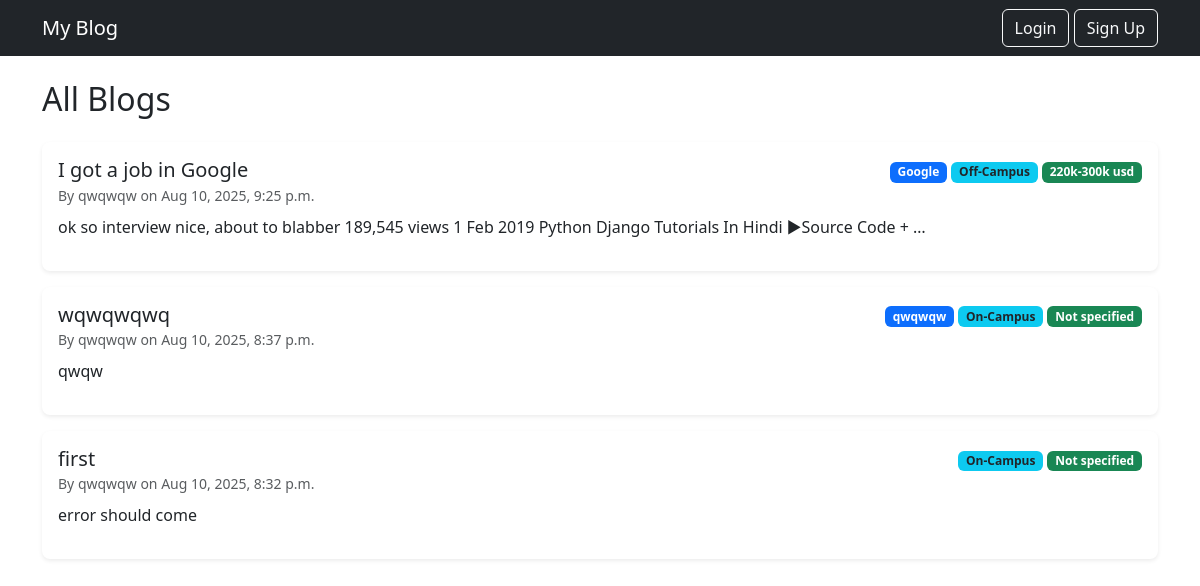
The page / on the database its author committed.
### blog/models.py (models this page shows, shortened)
class Post(models.Model):
    CAMPUS_CHOICES = [
        ('ON', 'On-Campus'),
        ('OFF', 'Off-Campus'),
    ]
    STATUS_CHOICES = [
        ('ACCEPTED', 'Accepted'),
        ('REJECTED', 'Rejected'),
        ('TBD', 'To Be Decided'),
    ]
    title = models.CharField(max_length=200)
    company = models.CharField(max_length=100)
    role = models.CharField(max_length=100)
    campus_type = models.CharField(max_length=3, choices=CAMPUS_CHOICES, default='ON')
    salary_range = models.CharField(max_length=50, blank=True, null=True)
    status = models.CharField(max_length=10, choices=STATUS_CHOICES, default='TBD')
    cg_criteria = models.CharField(max_length=20, default='None')
    content = models.TextField()
    author = models.ForeignKey(User, on_delete=models.CASCADE)
    created_at = models.DateTimeField(auto_now_add=True)

### blog/views.py (the view)
# urls.py: path('', views.home, name='home'),
def home(request):
    posts = Post.objects.all().order_by('-created_at')
    return render(request, 'blog/home.html', {'posts': posts})

### blog/templates/blog/home.html
{% extends 'blog/base.html' %}
{% block content %}
<h2 class="mb-4">All Blogs</h2>
{% for post in posts %}
<a href="{% url 'post_detail' post.pk %}" class="text-decoration-none text-dark">
<div class="card mb-3 shadow-sm border-0 rounded-3 hover-shadow" style="cursor: pointer;">
    <div class="card-body">
        <div class="d-flex justify-content-between align-items-center">
            <h5 class="mb-0">{{ post.title }}</h5>
            <div>
                <span class="badge bg-primary">{{ post.company }}</span>
                <span class="badge bg-info text-dark">
                    {% if post.campus_type == 'ON' %}On-Campus{% else %}Off-Campus{% endif %}
                </span>
                <span class="badge bg-success">{{ post.salary_range }}</span>
            </div>
        </div>
        <small class="text-muted">
            By {{ post.author }} on {{ post.created_at|date:"M d, Y, P" }}
        </small>
        <p class="mt-2">{{ post.content|truncatewords:20 }}</p>
    </div>
</div>
</a>
{% empty %}
<p>No posts yet.</p>
{% endfor %}
{% endblock %}

### blog/templates/blog/base.html (shortened to what this page needs)
<!DOCTYPE html>
<html>
<head>
    <link href="https://cdn.jsdelivr.net/npm/bootstrap@5.3.0/dist/css/bootstrap.min.css" rel="stylesheet">
</head>
<body>
<nav class="navbar navbar-expand-lg navbar-dark bg-dark">
  <div class="container">
    <a class="navbar-brand" href="/">My Blog</a>
    <div>
      {% if user.is_authenticated %}
        <a class="btn btn-outline-light" href="{% url 'create_post' %}">New Post</a>
        <a class="btn btn-outline-light" href="{% url 'logout' %}">Logout</a>
      {% else %}
        <a class="btn btn-outline-light" href="{% url 'login' %}">Login</a>
        <a class="btn btn-outline-light" href="{% url 'signup' %}">Sign Up</a>
      {% endif %}
    </div>
  </div>
</nav>
<div class="container mt-4">
    {% block content %}{% endblock %}
</div>
</body>
</html>

### rows shown on the page
Post: title "I got a job in Google", company "Google", campus_type "Off-Campus", salary_range "220k-300k usd", author "qwqwqw", created_at "Aug 10, 2025, 9:25 p.m.", content "ok so interview nice, about to blabber 189,545 views 1 Feb 2019 Python Django Tutorials In Hindi ►Source Code + …"
Post: title "wqwqwqwq", company "qwqwqw", campus_type "On-Campus", salary_range "Not specified", author "qwqwqw", created_at "Aug 10, 2025, 8:37 p.m.", content "qwqw"
Post: title "first", campus_type "On-Campus", salary_range "Not specified", author "qwqwqw", created_at "Aug 10, 2025, 8:32 p.m.", content "error should come"
